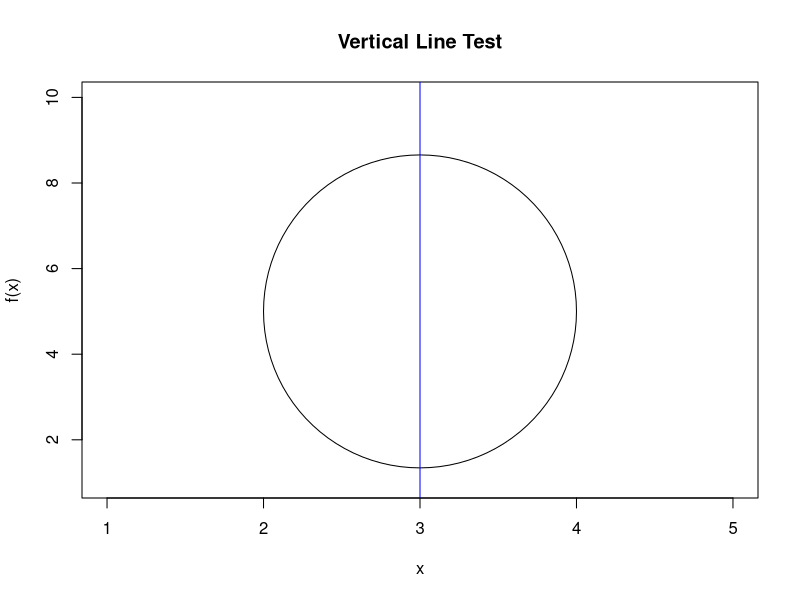
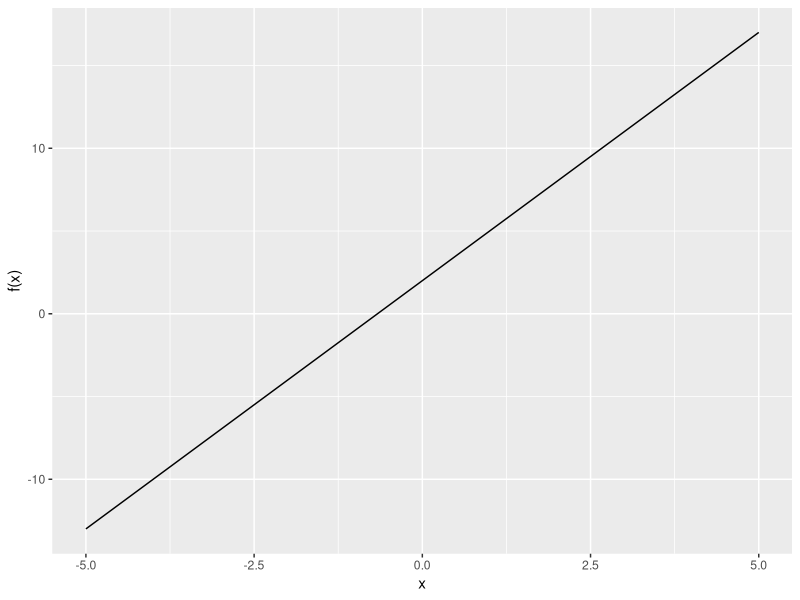
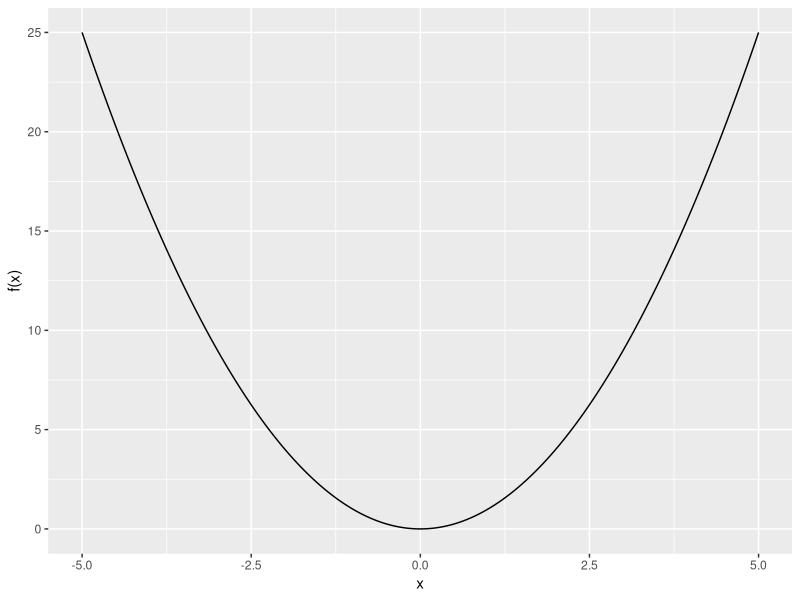
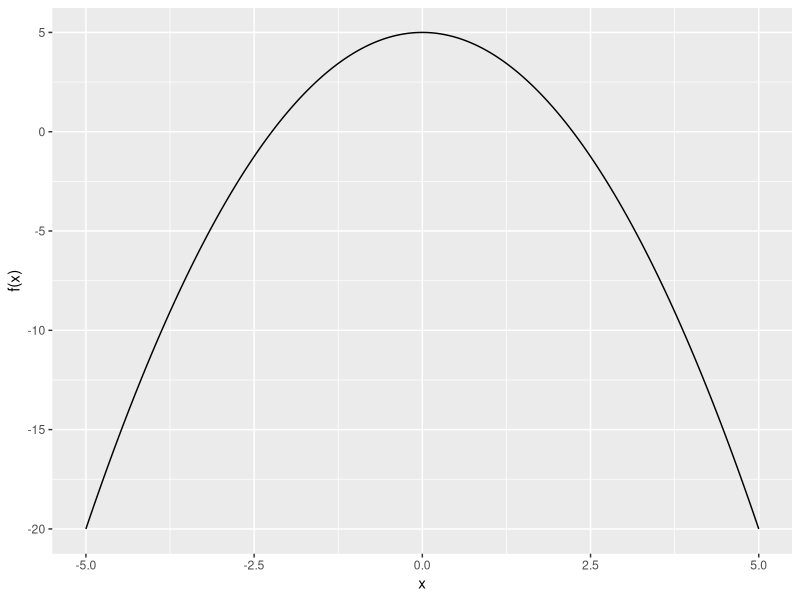
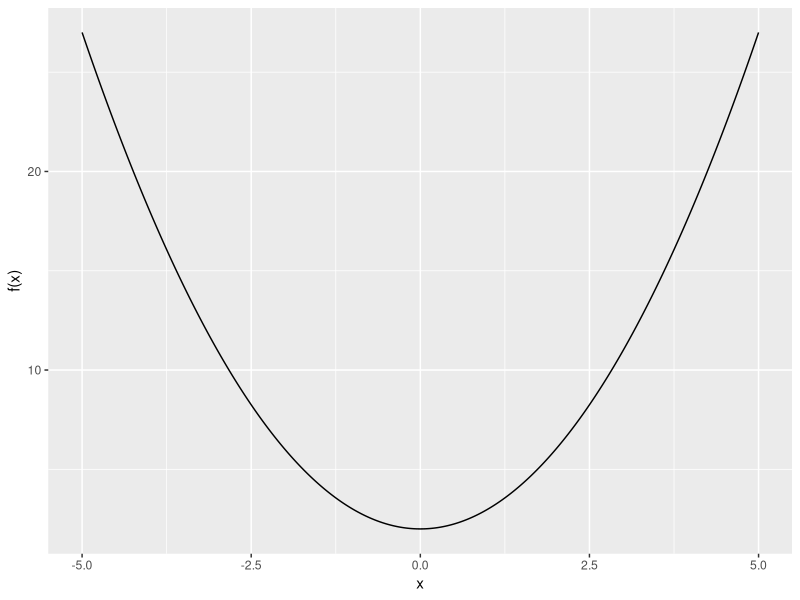
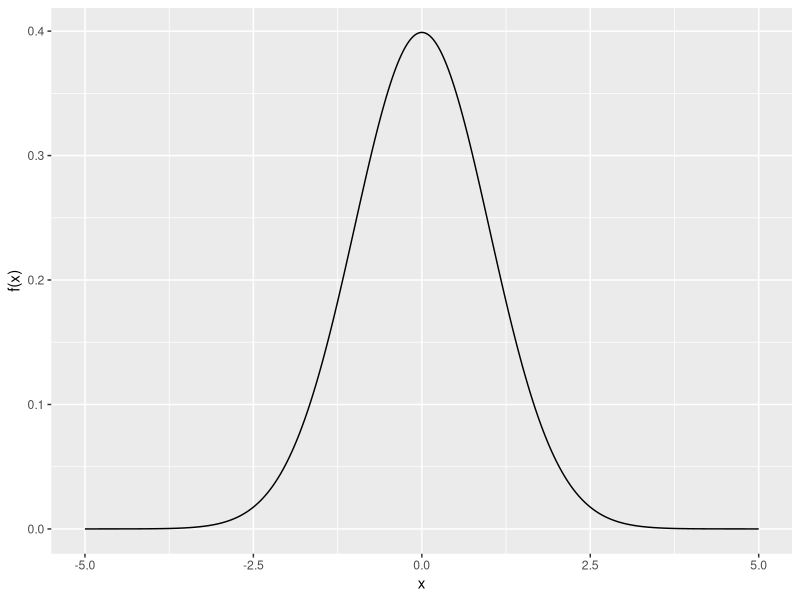
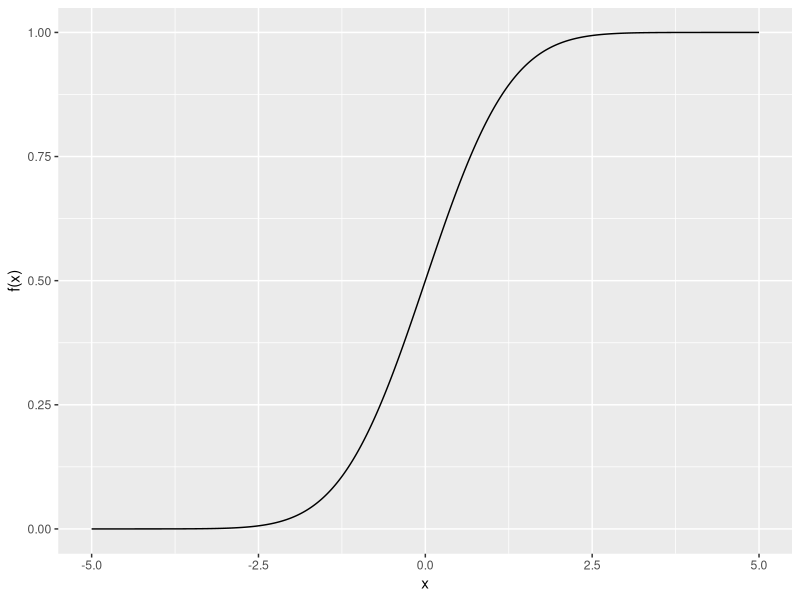

Generate these figures, in order, with R:
## ---- chunk 1
knitr::opts_chunk$set(echo = FALSE)
library(tidyverse)

## ---- chunk 2
library(plotrix)
plot(1:5,seq(1,10,length=5),type="n",xlab="x",ylab="f(x)",main="Vertical Line Test")
draw.circle(3,5,1,nv=100,border= "black",col=NA,lty=1,lwd=1)
abline(v=3, col="blue")
## ---- chunk 3

x <- seq(-5, 5, by = .01)
y <- 2 + 3*x

tibble(x = x,
       y = y) %>%
  ggplot(aes(x = x, y = y)) + geom_line() +
  labs(y = "f(x)")

## ---- chunk 4

y <- x^2

tibble(x = x,
       y = y) %>%
  ggplot(aes(x = x, y = y)) + geom_line() +
  labs(y = "f(x)")
## ---- chunk 5

y <- -x^2 + 5

tibble(x = x,
       y = y) %>%
  ggplot(aes(x = x, y = y)) + geom_line() +
  labs(y = "f(x)")
## ---- chunk 6

y <- x^2 + 2

tibble(x = x,
       y = y) %>%
  ggplot(aes(x = x, y = y)) + geom_line() +
  labs(y = "f(x)")
## ---- chunk 7

y = dnorm(x, mean = 0, sd = 1)


tibble(x = x,
       y = y) %>%
  ggplot(aes(x = x, y = y)) + geom_line() +
  labs(y = "f(x)")

## ---- chunk 8

y = pnorm(x)


tibble(x = x,
       y = y) %>%
  ggplot(aes(x = x, y = y)) + geom_line() +
  labs(y = "f(x)")


